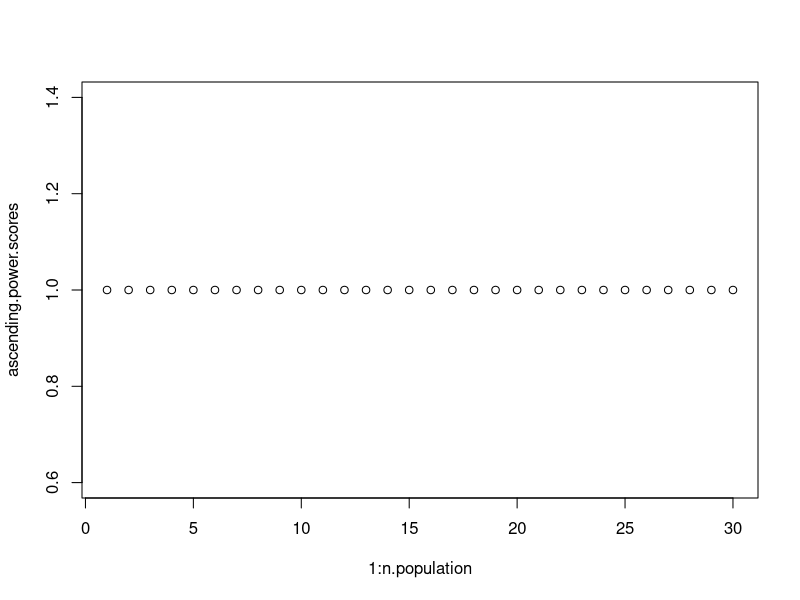
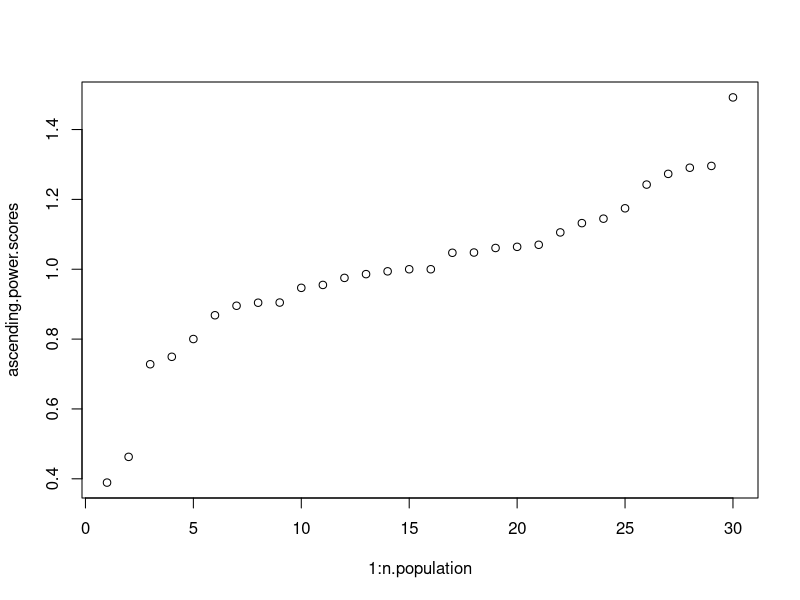
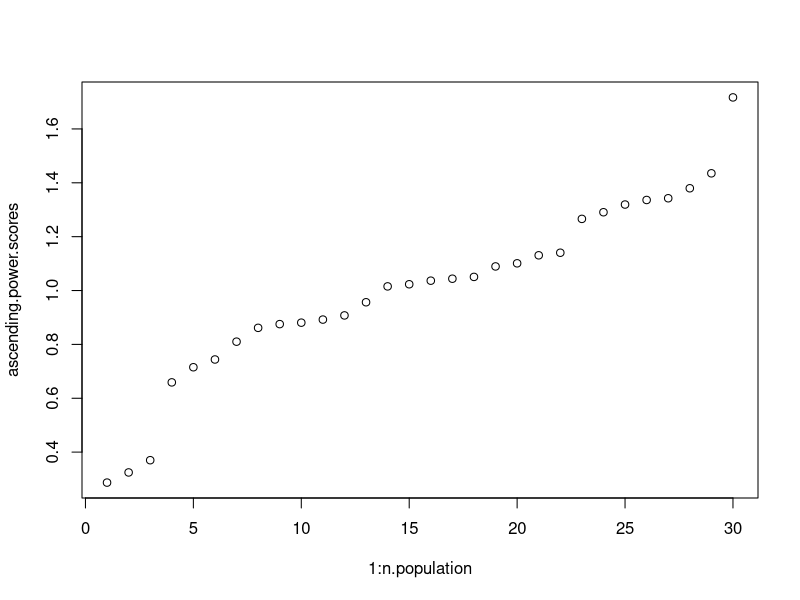
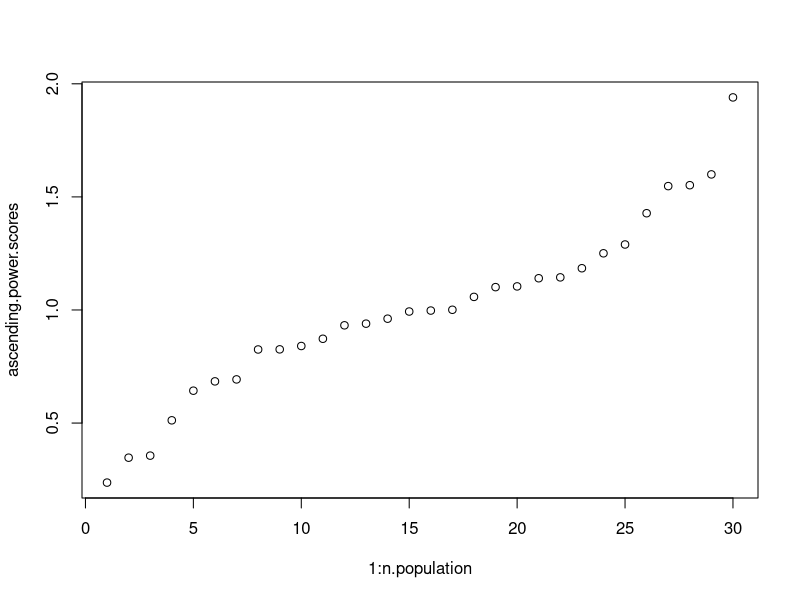
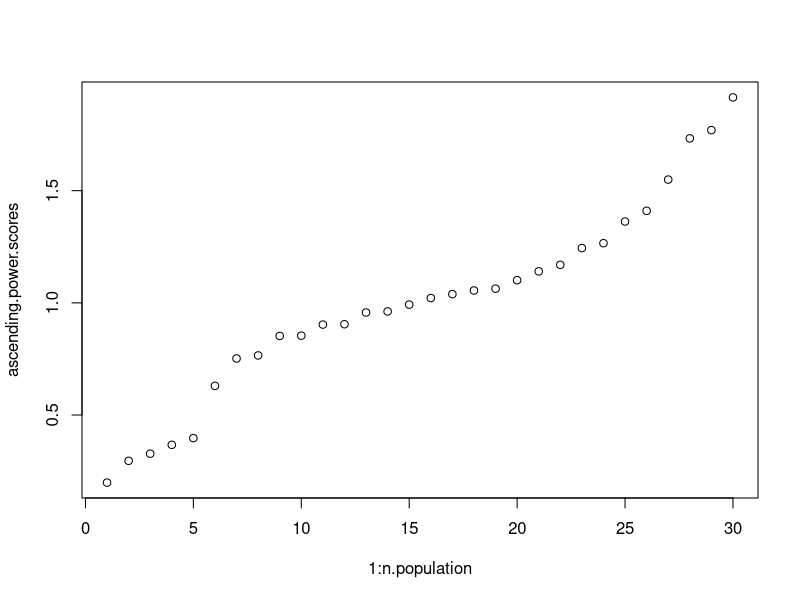
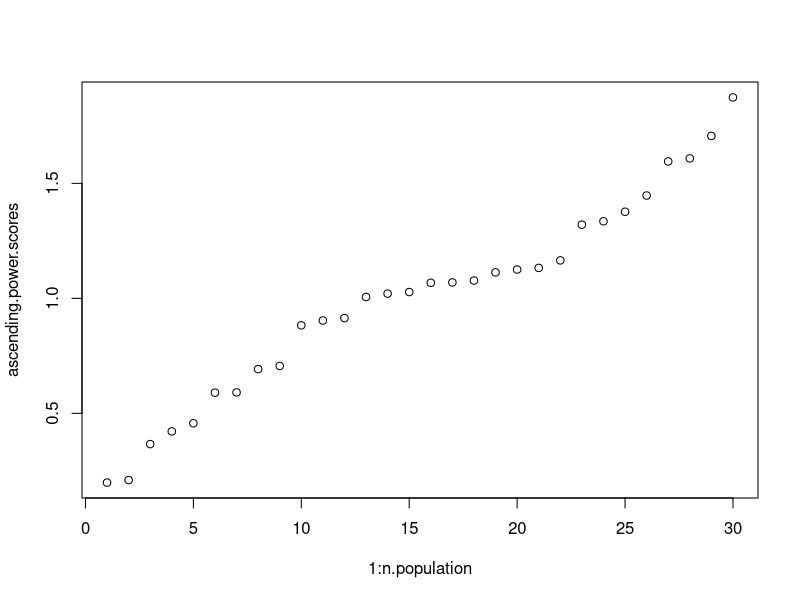
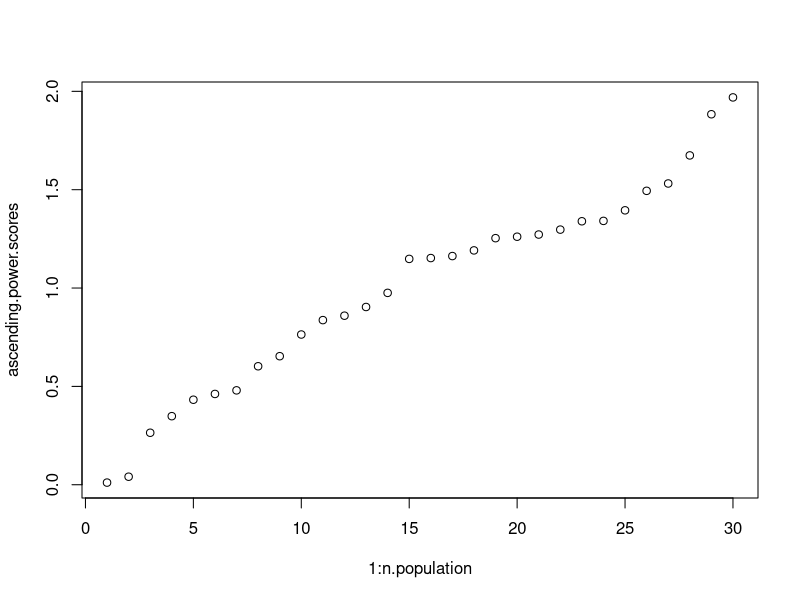
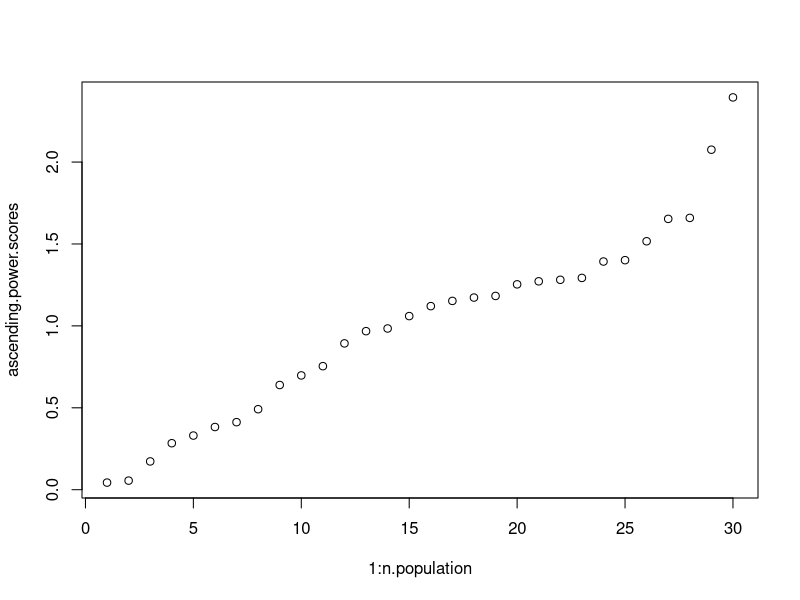

Write the R code that produced these figures, in order.
# this is a simplified version of the radicalization model

library(dplyr)

n.population <- 30  #size of population

prob.success.of.take.sd <- 3 # the standard deviation of the normal curve centered at the difference between two peoples power levels

initial.chance.encounter <- 0.01
initial.take.sd <- 0.01
mutation.sd <- 0.01

selection.cutoff <- 5
mutation.cutoff <- 0.8

power.score.index <- (n.population * 2) + 1

# This function instantiates the origional matrix
initial.population.simple <- function(){
  
  power.vector <- c(rep(1, n.population))
  
  chance.encoutner.vector <- rep(initial.chance.encounter, n.population * n.population)
  
  initial.take.sd.vector <- rep(initial.take.sd, n.population * n.population)
  
  
  return(matrix(c(chance.encoutner.vector, initial.take.sd.vector, power.vector), byrow=F, nrow = n.population))
}

exchange.power.simple <- function(population){
  
  population.vector <- 1:n.population
  
  index.initiated <- c()
  index.initiator <- c()
  exchange.amount <- c()
  
  for(i in 1:n.population){
    
    for(j in population.vector[-i]){
      
      if(runif(1, 0, 1) < population[i,j]){
        
        power.take <- abs(rnorm(1, 0, population[i, (n.population + j)]))
        
        index.initiated <- append(index.initiated, j, after = length(index.initiated))
        index.initiator <- append(index.initiator, i, after = length(index.initiator))
        exchange.amount <- append(exchange.amount, power.take, after = length(exchange.amount))
      }
    }
  }
  return(data.frame(index.initiated, index.initiator, exchange.amount))
}

exchange.response.simple <- function(IED.simple){
  
  if(nrow(IED.simple) > 0){
    
    # response to people trying to take their power
    for(i in 1:length(IED.simple[,1])){
      
      # if a random number from a probablility distribution with mean = (power score of person taking power) - (power score of person being taken from)
      # and sd = prob.success.of.take.sd is greater than 0, (if the initiator is successful)
      if(rnorm(1,((population[IED.simple[i,2], power.score.index]) - (population[IED.simple[i,1], power.score.index])), prob.success.of.take.sd) > 0){
        
        # if the person is trying to take more than the person has, the person being taken from losses all of their power (down to zero)
        if(population[IED.simple[i,1], power.score.index] - IED.simple[i,3] < 0){
          
          population[IED.simple[i,1], power.score.index] <- 0
          population[IED.simple[i,2], power.score.index] <- population[IED.simple[i,2], power.score.index] + population[IED.simple[i,1], power.score.index]
          
        } else {
          
          population[IED.simple[i,1], power.score.index] <- population[IED.simple[i,1], power.score.index] - IED.simple[i,3]
          population[IED.simple[i,2], power.score.index] <- population[IED.simple[i,2], power.score.index] + IED.simple[i,3]
          
        }
        # if the initiator is not successful
      } else {
        
        # if the person tried to take more than they had, the person who failed the attempted take losses all their power
        if(population[IED.simple[i,2], power.score.index] - IED.simple[i,3] < 0){
          
          population[IED.simple[i,1], power.score.index] <- population[IED.simple[i,1], power.score.index] + population[IED.simple[i,2], power.score.index]
          population[IED.simple[i,2], power.score.index] <- 0
          
        } else {
          
          population[IED.simple[i,1], power.score.index] <- population[IED.simple[i,1], power.score.index] + IED.simple[i,3]
          population[IED.simple[i,2], power.score.index] <- population[IED.simple[i,2], power.score.index] - IED.simple[i,3]
          
        }
      }
    }
  }
  return(population)
}
  
genetic.algorithm.simple <- function(population){
  
  
  for(i in 1:n.population){
    # if person i is not above the selection cutoff, the person is regenerated with random perameters between 0 and 1. Their power score stays the same
    if(population[i, power.score.index] < selection.cutoff){
      population[i,] <- c(rep(runif(1, 0, .1), n.population * 2), population[i, power.score.index])
      
      # if person i is not above the mutation cutoff, then all of the persons perameters are mutated slightly
    } else if(population[i, power.score.index] < mutation.cutoff){
      
      for(j in 1:(n.population * 2)){
        population[i,j] <- population[i,j] + rnorm(1, 0, mutation.sd)
      }
    }
  }
  return(population)
}

run.n.gens.simple <- function(n){
  
  for(i in 1:n){
    intermediate.exchange.data.simple <- exchange.power.simple(population)
    population <- exchange.response.simple(intermediate.exchange.data.simple)
    population <- genetic.algorithm.simple(population)
  }
  
  return(population)
}

plot.power.by.rank <- function(population){
  
  power.scores <- population[,power.score.index]
  ascending.power.scores <- c()
  
  for(i in 1:n.population){
     
    ascending.power.scores <- append(ascending.power.scores, power.scores[which.min(power.scores)], after = length(ascending.power.scores))
    power.scores <- power.scores[-(which.min(power.scores))]
  }
  
  plot(1:n.population, ascending.power.scores)
}

plot.power.by.person <- function(population){
  
  plot(1:n.population, population[,power.score.index])
}



population <- initial.population.simple()
plot.power.by.rank(population)

for(i in 1:50){
  population <- run.n.gens.simple(100)
  plot.power.by.rank(population)
}

